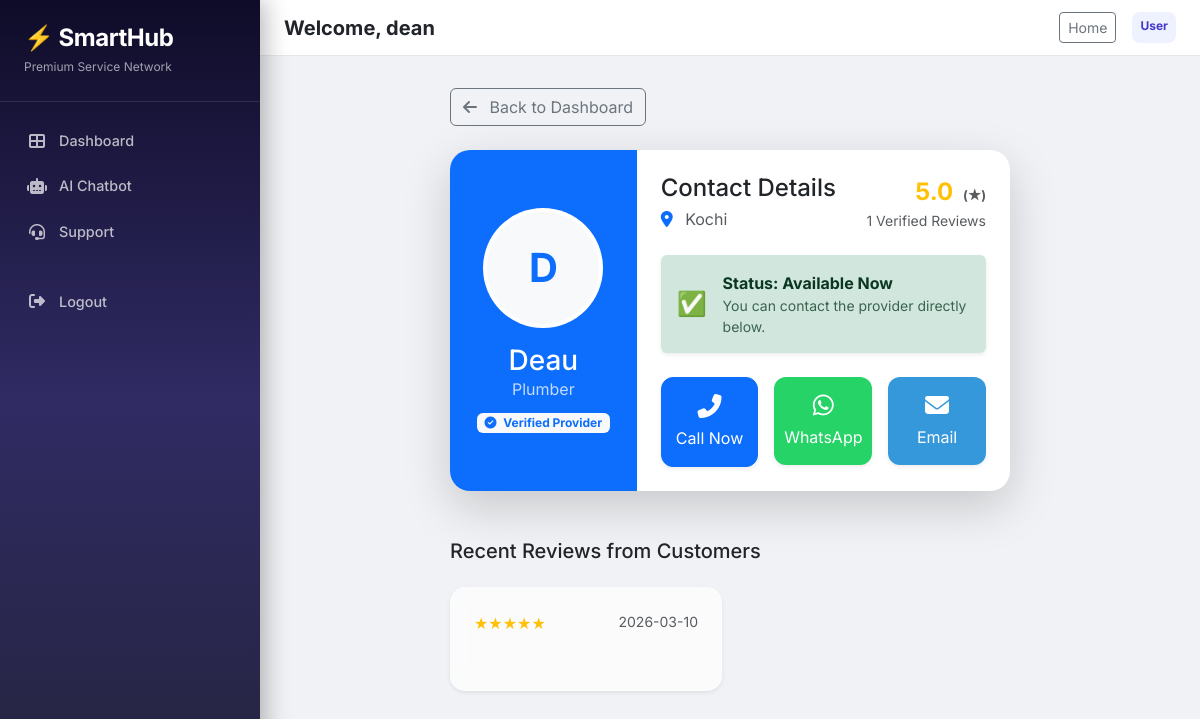
The app's page /provider/2/contact (signed in) with its own data.
### app.py (models this page shows)
class User(db.Model, UserMixin):
    id = db.Column(db.Integer, primary_key=True)
    username = db.Column(db.String(20), unique=True, nullable=False)
    email = db.Column(db.String(120), unique=True, nullable=False)
    password = db.Column(db.String(60), nullable=False)
    role = db.Column(db.String(20), nullable=False)
    service_type = db.Column(db.String(50), nullable=True)
    location_name = db.Column(db.String(100), nullable=True)
    lat = db.Column(db.Float, nullable=True)
    lon = db.Column(db.Float, nullable=True)
    rating = db.Column(db.Float, default=4.5)
    phone = db.Column(db.String(20), nullable=True)
    is_verified = db.Column(db.Boolean, default=False)
    is_available = db.Column(db.Boolean, default=True)
    verification_file = db.Column(db.String(100), nullable=True)

class Review(db.Model):
    id = db.Column(db.Integer, primary_key=True)
    rating = db.Column(db.Integer, nullable=False)
    comment = db.Column(db.Text, nullable=True)
    reviewer_id = db.Column(db.Integer, db.ForeignKey('user.id'), nullable=False)
    provider_id = db.Column(db.Integer, db.ForeignKey('user.id'), nullable=False)
    created_at = db.Column(db.DateTime, default=db.func.current_timestamp())

### app.py (the view)
@app.route('/provider/<int:provider_id>/contact')
@login_required
def contact_provider(provider_id):
    provider = User.query.get_or_404(provider_id)
    if provider.role != 'provider':
        flash('User is not a service provider.', 'danger')
        return redirect(url_for('dashboard'))
    reviews = Review.query.filter_by(provider_id=provider.id).order_by(Review.created_at.desc()).limit(3).all()
    review_count = Review.query.filter_by(provider_id=provider.id).count()
    return render_template('contact_provider.html', provider=provider, reviews=reviews, review_count=review_count)

### app.py (called while the page is built)
@login_manager.user_loader
def load_user(user_id):
    return User.query.get(int(user_id))

### templates/contact_provider.html (shortened to what this page needs)
{% extends "base.html" %}
{% block content %}
<div class="row justify-content-center">
    <div class="col-md-8">
        <a href="{{ url_for('dashboard') }}" class="btn btn-outline-secondary mb-4">
            <i class="fas fa-arrow-left me-2"></i> Back to Dashboard
        </a>
        <div class="admin-card border-0 shadow-lg overflow-hidden" style="border-radius: 20px; background: #fff;">
            <div class="row g-0">
                <div class="col-md-4 bg-primary d-flex flex-column align-items-center justify-content-center py-5 text-white">
                    <div class="rounded-circle bg-white p-1 mb-3" style="width: 120px; height: 120px;">
                        <div class="w-100 h-100 rounded-circle d-flex align-items-center justify-content-center bg-light text-primary fs-1 fw-bold">
                            {{ provider.username[0].upper() }}
                        </div>
                    </div>
                    <h3 class="mb-0">{{ provider.username }}</h3>
                    <p class="opacity-75 mb-0">{{ provider.service_type }}</p>
                    <div class="mt-2">
                        {% if provider.is_verified %}
                            <span class="badge bg-light text-primary"><i class="fas fa-check-circle me-1"></i> Verified Provider</span>
                        {% else %}
                            <span class="badge bg-warning text-dark"><i class="fas fa-clock me-1"></i> Pending Verification</span>
                        {% endif %}
                    </div>
                </div>
                <div class="col-md-8 p-4">
                    <div class="d-flex justify-content-between align-items-start mb-4">
                        <div>
                            <h4 class="text-dark mb-1">Contact Details</h4>
                            <p class="text-muted mb-0"><i class="fas fa-map-marker-alt me-2 text-primary"></i> {{ provider.location_name or 'Not specified' }}</p>
                        </div>
                        <div class="text-end">
                            <div class="fs-4 text-warning fw-bold">{{ provider.rating }} <small class="text-muted ms-1" style="font-size: 0.8rem;">(★)</small></div>
                            <div class="small text-muted">{{ review_count }} Verified Reviews</div>
                        </div>
                    </div>
                    <div class="alert {% if provider.is_available %}alert-success{% else %}alert-danger{% endif %} border-0 shadow-sm mb-4 d-flex align-items-center">
                        <div class="me-3 fs-4">
                            {% if provider.is_available %} ✅ {% else %} ⛔ {% endif %}
                        </div>
                        <div>
                            <strong>Status: {% if provider.is_available %} Available Now {% else %} Currently Busy {% endif %}</strong>
                            <div class="small opacity-75">You can contact the provider directly below.</div>
                        </div>
                    </div>
                    <div class="row g-3">
                        <div class="col-12 col-sm-4 text-center">
                            <a href="tel:{{ provider.phone }}" class="btn btn-primary w-100 py-3 shadow-sm d-flex flex-column align-items-center" style="border-radius: 12px; transition: transform 0.2s;">
                                <i class="fas fa-phone-alt fs-4 mb-2"></i>
                                <span>Call Now</span>
                            </a>
                        </div>
                        <div class="col-12 col-sm-4 text-center">
                            <a href="https://wa.me/{{ provider.phone }}" target="_blank" class="btn btn-success w-100 py-3 shadow-sm d-flex flex-column align-items-center" style="border-radius: 12px; transition: transform 0.2s; background: #25D366; border: none;">
                                <i class="fab fa-whatsapp fs-4 mb-2"></i>
                                <span>WhatsApp</span>
                            </a>
                        </div>
                        <div class="col-12 col-sm-4 text-center">
                            <a href="mailto:{{ provider.email }}" class="btn btn-info w-100 py-3 shadow-sm d-flex flex-column align-items-center text-white" style="border-radius: 12px; transition: transform 0.2s; background: #3498db; border: none;">
                                <i class="fas fa-envelope fs-4 mb-2"></i>
                                <span>Email</span>
                            </a>
                        </div>
                    </div>
                </div>
            </div>
        </div>
        <div class="mt-5">
            <h5 class="mb-4">Recent Reviews from Customers</h5>
            {% if reviews %}
                <div class="row g-3">
                {% for r in reviews %}
                    <div class="col-md-6">
                        <div class="admin-card border-0 shadow-sm h-100" style="border-radius: 15px; background: rgba(255,255,255,0.7); backdrop-filter: blur(10px);">
                            <div class="card-body">
                                <div class="d-flex justify-content-between mb-2">
                                    <div class="text-warning">
                                        {% for i in range(r.rating) %}★{% endfor %}
                                    </div>
                                    <small class="text-muted">{{ r.created_at.strftime('%Y-%m-%d') }}</small>
                                </div>
                            </div>
                        </div>
                    </div>
                {% endfor %}
                </div>
            {% else %}
                <div class="text-muted p-4 text-center bg-white rounded-3 shadow-sm">
                    No reviews yet for this provider. Be the first to book and review!
                </div>
            {% endif %}
        </div>
    </div>
</div>
{% endblock %}

### templates/base.html (shortened to what this page needs)
<!DOCTYPE html>
<html lang="en">
<head>
    <link href="https://cdn.jsdelivr.net/npm/bootstrap@5.3.0/dist/css/bootstrap.min.css" rel="stylesheet">
    <link href="https://cdnjs.cloudflare.com/ajax/libs/font-awesome/6.5.1/css/all.min.css" rel="stylesheet">
</head>
<body>
    <div class="admin-wrapper">
        {% if current_user.is_authenticated %}
        <div class="admin-sidebar">
            <div class="sidebar-brand">
                <h4>⚡ SmartHub</h4>
                <small>Premium Service Network</small>
            </div>
            <ul class="sidebar-nav">
                {% if current_user.role == 'admin' %}
                    <li><a href="{{ url_for('admin_dashboard') }}" class="{% if request.path == url_for('admin_dashboard') %}active{% endif %}"><i class="fas fa-chart-pie"></i> Admin Panel</a></li>
                    <li><a href="{{ url_for('admin_dashboard') }}#tab-providers"><i class="fas fa-user-shield"></i> Providers</a></li>
                    <li><a href="{{ url_for('admin_dashboard') }}#tab-users"><i class="fas fa-users"></i> Users</a></li>
                    <li><a href="{{ url_for('admin_dashboard') }}#tab-bookings"><i class="fas fa-calendar-check"></i> Bookings</a></li>
                    <li><a href="{{ url_for('admin_dashboard') }}#tab-payments"><i class="fas fa-credit-card"></i> Payments</a></li>
                    <li><a href="{{ url_for('admin_dashboard') }}#tab-messages"><i class="fas fa-envelope"></i> Messages</a></li>
                {% else %}
                    <li><a href="{{ url_for('dashboard') }}" class="{% if request.path == url_for('dashboard') %}active{% endif %}"><i class="fas fa-th-large"></i> Dashboard</a></li>
                    <li><a href="{{ url_for('chatbot') }}" class="{% if request.path == url_for('chatbot') %}active{% endif %}"><i class="fas fa-robot"></i> AI Chatbot</a></li>
                    <li><a href="{{ url_for('contact') }}" class="{% if request.path == url_for('contact') %}active{% endif %}"><i class="fas fa-headset"></i> Support</a></li>
                {% endif %}
                <li class="mt-4"><a href="{{ url_for('logout') }}"><i class="fas fa-sign-out-alt"></i> Logout</a></li>
            </ul>
        </div>
        {% endif %}
        <div class="admin-main">
            {% if current_user.is_authenticated %}
            <div class="top-navbar">
                <h5 class="mb-0 fw-bold">Welcome, {{ current_user.username }}</h5>
                <div class="d-flex gap-3">
                    <a href="{{ url_for('home') }}" class="btn btn-sm btn-outline-secondary">Home</a>
                    <span class="badge bg-indigo-100 text-indigo-700 p-2" style="background:#eef2ff;color:#4338ca;border-radius:8px;">
                        {{ current_user.role|capitalize }}
                    </span>
                </div>
            </div>
            {% endif %}
            <div class="container-fluid">
                {% block content %}{% endblock %}
            </div>
        </div>
    </div>
</body>
</html>

### templates/base.html (style rules this page uses)
body { font-family: 'Inter', sans-serif; background: #f0f2f5; }
.admin-wrapper { display: flex; min-height: 100vh; }
.admin-sidebar { width: 260px; min-width: 260px; background: linear-gradient(180deg, #0f0c29, #302b63, #24243e); padding: 1.5rem 0; color: #fff; box-shadow: 4px 0 24px rgba(0,0,0,.3); position: sticky; top: 0; height: 100vh; overflow-y: auto; z-index: 1000; }
.admin-sidebar .sidebar-brand { padding: 0 1.5rem 1.5rem; border-bottom: 1px solid rgba(255,255,255,.1); margin-bottom: 1rem; }
.admin-sidebar .sidebar-brand h4 { margin: 0; font-weight: 700; letter-spacing: -0.5px; }
.admin-sidebar .sidebar-brand small { opacity: .6; font-size: .75rem; }
.sidebar-nav { list-style: none; padding: 0; margin: 0; }
.sidebar-nav li a { display: flex; align-items: center; gap: 12px; padding: 12px 24px; color: rgba(255,255,255,.7); text-decoration: none; font-weight: 500; font-size: .9rem; transition: all .25s ease; border-left: 3px solid transparent; }
.sidebar-nav li a i { width: 20px; text-align: center; font-size: 1rem; }
.admin-main { flex: 1; padding: 2rem; overflow-y: auto; }
.admin-card { border: none; border-radius: 16px; box-shadow: 0 2px 16px rgba(0,0,0,.06); background: #fff; overflow: hidden; margin-bottom: 1.5rem; }
.admin-card .card-body { padding: 1.5rem; }
.top-navbar { background: #fff; border-bottom: 1px solid #e5e7eb; padding: 0.75rem 1.5rem; margin: -2rem -2rem 2rem -2rem; display: flex; justify-content: space-between; align-items: center; }

### records on screen
User: username "dean", role "User"
User: username "D", username "Deau", service_type "Plumber", location_name "Kochi", rating "5.0"
Review: created_at "2026-03-10"

### other values on screen
{{ review_count }} "1"
